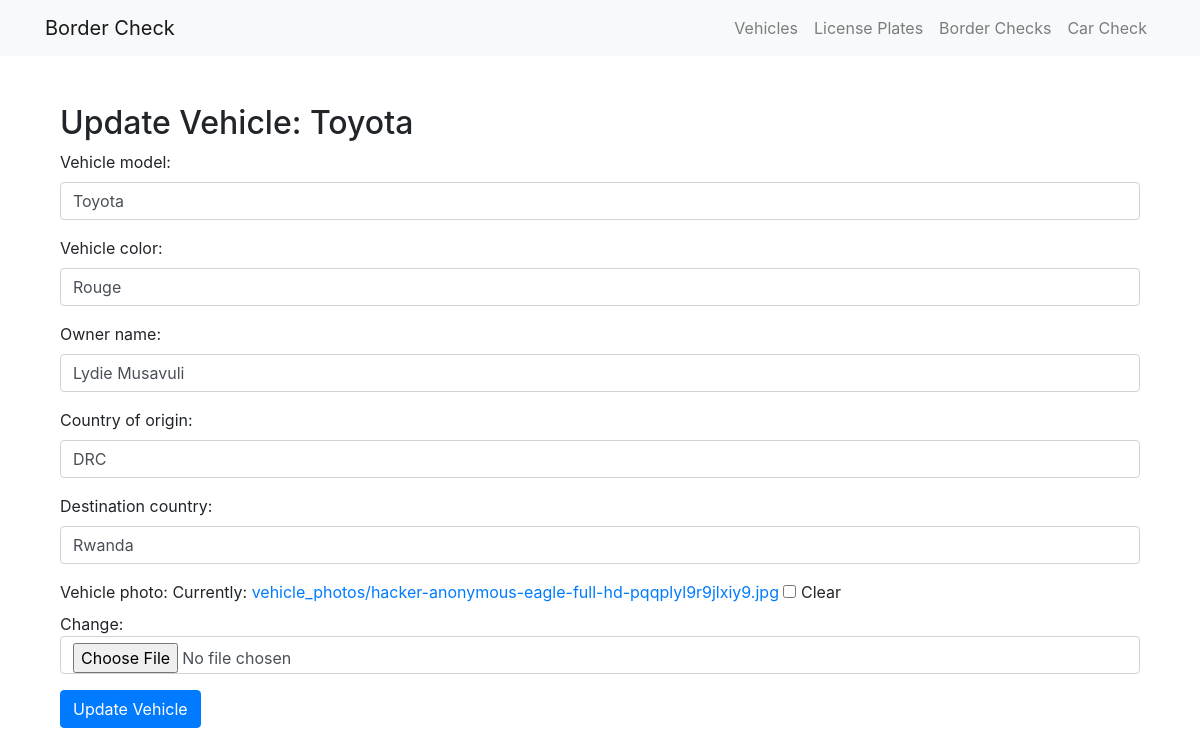
/vehicle/update/1/, run on the app's committed database.
### border/models.py (models this page shows, shortened)
class Vehicle(models.Model):
    vehicle_model = models.CharField(max_length=100)
    vehicle_color = models.CharField(max_length=50)
    owner_name = models.CharField(max_length=100)
    country_of_origin = models.CharField(max_length=50)
    destination_country = models.CharField(max_length=50)
    vehicle_photo = models.ImageField(upload_to='vehicle_photos/', blank=True, null=True)

### border/views.py (the view)
# urls.py: path('vehicle/update/<int:pk>/', views.vehicle_update, name='vehicle-update'),
def vehicle_update(request, pk):
    vehicle = get_object_or_404(Vehicle, pk=pk)
    if request.method == 'POST':
        form = VehicleForm(request.POST, request.FILES, instance=vehicle)
        if form.is_valid():
            form.save()
            return redirect('border:vehicle-list')
    else:
        form = VehicleForm(instance=vehicle)
    return render(request, 'border/vehicle_update.html', {'form': form, 'vehicle': vehicle})

### border/views.py
class VehicleForm(forms.ModelForm):
    class Meta:
        model = Vehicle
        fields = ['vehicle_model', 'vehicle_color', 'owner_name', 'country_of_origin', 'destination_country', 'vehicle_photo']
        widgets = {
            'vehicle_model': forms.TextInput(attrs={'class': 'form-control'}),
            'vehicle_color': forms.TextInput(attrs={'class': 'form-control'}),
            'owner_name': forms.TextInput(attrs={'class': 'form-control'}),
            'country_of_origin': forms.TextInput(attrs={'class': 'form-control'}),
            'destination_country': forms.TextInput(attrs={'class': 'form-control'}),
            'vehicle_photo': forms.ClearableFileInput(attrs={'class': 'form-control'}),
        }

### border/templates/border/vehicle_update.html (shortened to what this page needs)
{% extends 'base.html' %}
{% block content %}
<div class="container mt-5">
    <h2>Update Vehicle: {{ vehicle.vehicle_model }}</h2>
    <form method="POST" enctype="multipart/form-data">
        <div class="mb-3">
            {{ form.vehicle_model.label_tag }}
            {{ form.vehicle_model }}
        </div>
        <div class="mb-3">
            {{ form.vehicle_color.label_tag }}
            {{ form.vehicle_color }}
        </div>
        <div class="mb-3">
            {{ form.owner_name.label_tag }}
            {{ form.owner_name }}
        </div>
        <div class="mb-3">
            {{ form.country_of_origin.label_tag }}
            {{ form.country_of_origin }}
        </div>
        <div class="mb-3">
            {{ form.destination_country.label_tag }}
            {{ form.destination_country }}
        </div>
        <div class="mb-3">
            {{ form.vehicle_photo.label_tag }}
            {{ form.vehicle_photo }}
        </div>
        <button type="submit" class="btn btn-primary">Update Vehicle</button>
    </form>
</div>
{% endblock %}

### data on the page
Vehicle: vehicle_model "Toyota", vehicle_color "Rouge", owner_name "Lydie Musavuli", country_of_origin "DRC", destination_country "Rwanda"
